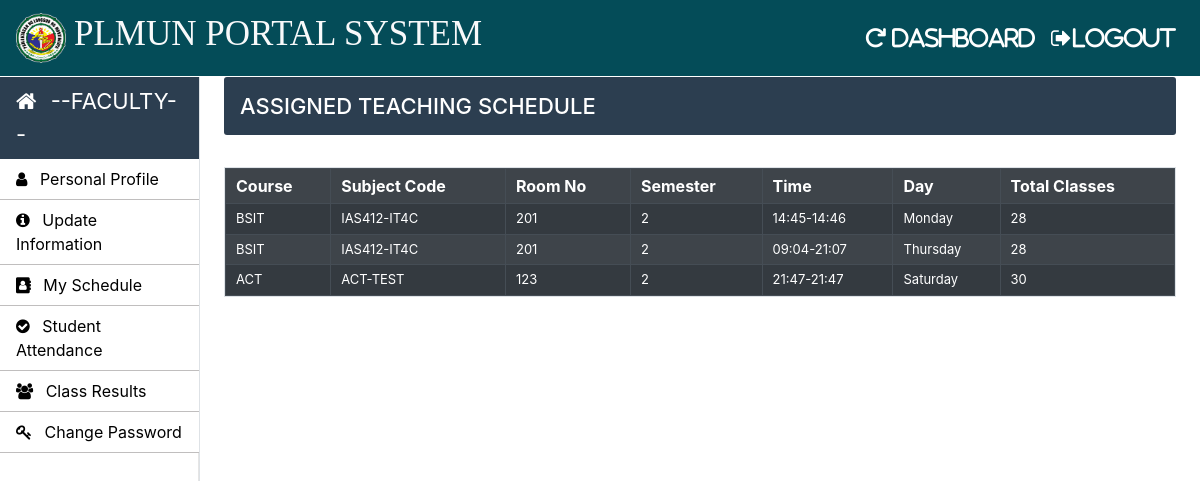
Page /Teacher/teacher-courses.php (signed in) on the committed database.
### tables this page shows
CREATE TABLE `teacher_courses` (
  `teacher_courses_id` int(11) NOT NULL,
  `course_code` varchar(10) NOT NULL,
  `semester` int(11) NOT NULL,
  `teacher_id` varchar(10) NOT NULL,
  `subject_code` varchar(50) NOT NULL,
  `assign_date` varchar(10) NOT NULL,
  `total_classes` int(11) NOT NULL
);

CREATE TABLE `time_table` (
  `id` int(11) NOT NULL,
  `course_code` varchar(10) NOT NULL,
  `semester` int(11) NOT NULL,
  `timing_from` varchar(10) NOT NULL,
  `timing_to` varchar(10) NOT NULL,
  `day` varchar(20) NOT NULL,
  `subject_code` varchar(20) NOT NULL,
  `room_no` int(11) NOT NULL
);

CREATE TABLE `weekdays` (
  `day_id` int(11) NOT NULL,
  `day_name` varchar(15) NOT NULL
);

### Teacher/teacher-courses.php (the view, shortened to what this page needs)
 <?php
		require_once "../connection/connection.php";
	?>
<!doctype html>
<html lang="en">
	<head>
	</head>
	<body>
		<?php include('../common/teacher-header.php') ?>
		<?php include('../common/teacher-sidebar.php') ?>
		<main role="main" class="col-xl-10 col-lg-9 col-md-8 ml-sm-auto px-md-4 main-background mb-2 w-100">
			<div class="sub-main">
				<div class="text-center d-flex flex-wrap flex-md-nowrap pt-3 pb-2 mb-3 text-white admin-dashboard pl-3">
					<h4 class="">ASSIGNED TEACHING SCHEDULE</h4>
				</div>
				<div class="row">
					<div class="col-md-12">
						<section class="border mt-3">
							<table border="1" class="w-100 table-striped table-dark"cellpadding="5" >
								<tr>
									<th>Course </th>
									<th>Subject Code</th>
									<th>Room No</th>
									<th>Semester</th>
									<th>Time</th>
									<th>Day</th>
									<th>Total Classes</th>
								</tr>
								<?php
								$teacher_email=$_SESSION['LoginTeacher'];
								$query1="select * from teacher_info where email='$teacher_email'";
								$run1=$run=mysqli_query($con,$query1);
								while($row=mysqli_fetch_array($run1)) {
									$teacher_id=$row["teacher_id"];
								}
								$query="select tc.teacher_id,tc.course_code,tc.subject_code,tc.semester,tc.total_classes,tt.room_no,tt.timing_from,tt.day,tt.timing_to,weekdays.day_name from teacher_courses tc inner join time_table tt on tc.subject_code=tt.subject_code inner join weekdays on tt.day=weekdays.day_id where teacher_id='$teacher_id'";
								$run=mysqli_query($con,$query);
								while($row=mysqli_fetch_array($run)) {
									echo "<tr>";
									echo "<td>".$row["course_code"]."</td>";
									echo "<td>".$row["subject_code"]."</td>";
									echo "<td>".$row["room_no"]."</td>";
									echo "<td>".$row["semester"]."</td>";
									echo "<td>".$row["timing_from"]."-".$row["timing_to"]."</td>";
									echo "<td>".$row["day_name"]."</td>";
									echo "<td>".$row["total_classes"]."</td>";
									echo "</tr>";
								}
								?>
							</table>
						</section>
					</div>
				</div>
			</div>
		</main>
	</body>
</html>

### Css/style.css (style rules this page uses)
h4 { font-size: 22px; }
.admin-dashboard { margin-top: 1px !important; background: #2c3e50 !important; border-radius: 3px; }
.table-elements tr, td, th { font-size: 13px; border: 1px solid rgb(194, 193, 193); padding-left: 10px !important; }
.table-font-for-transcript td, th { font-size: 16px !important; }

### rows in the picture
teacher_courses: course_code "BSIT", subject_code "IAS412-IT4C", time_table.room_no "201", semester "2", time_table.timing_from "14:45", time_table.timing_to "14:46", weekdays.day_name "Monday", total_classes "28", time_table.timing_from "09:04", time_table.timing_to "21:07", weekdays.day_name "Thursday"
teacher_courses: course_code "ACT", subject_code "ACT-TEST", time_table.room_no "123", semester "2", time_table.timing_from "21:47", time_table.timing_to "21:47", weekdays.day_name "Saturday", total_classes "30"
